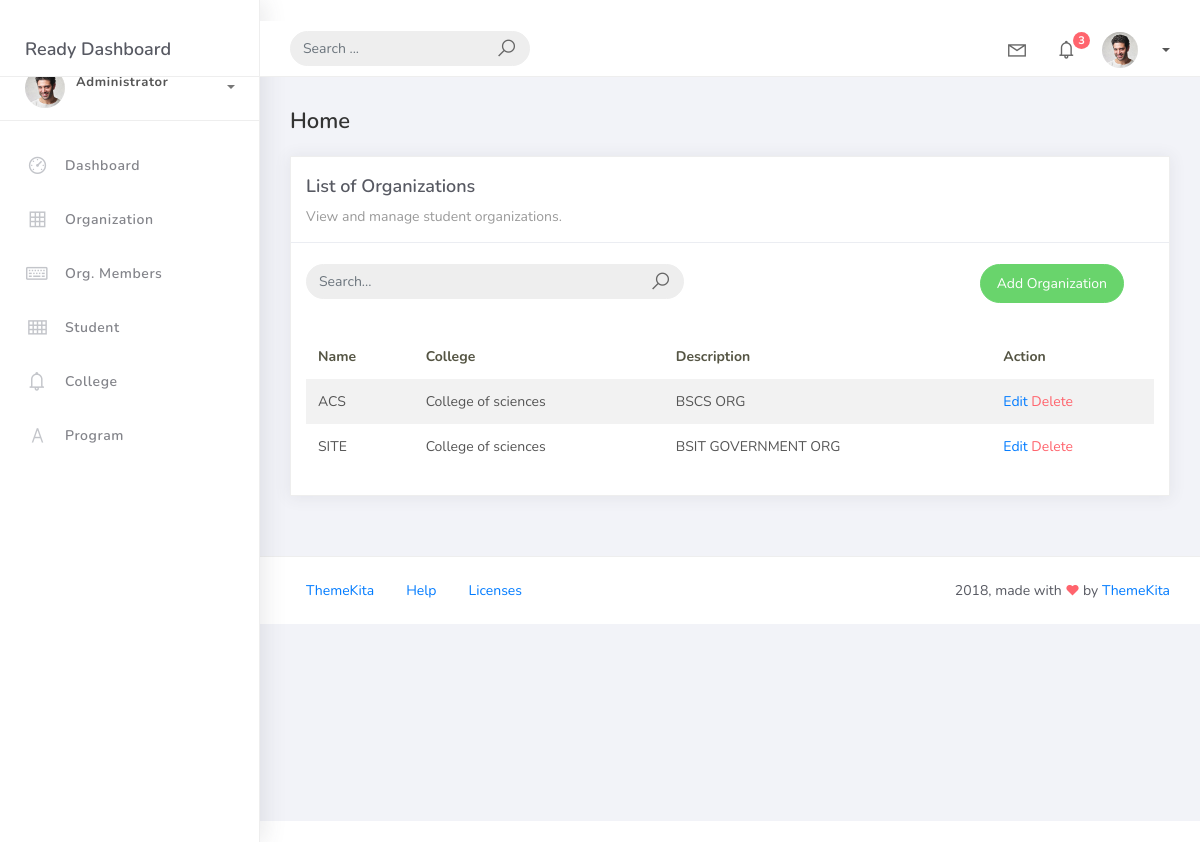
The page /organization_list on the database as committed earlier.
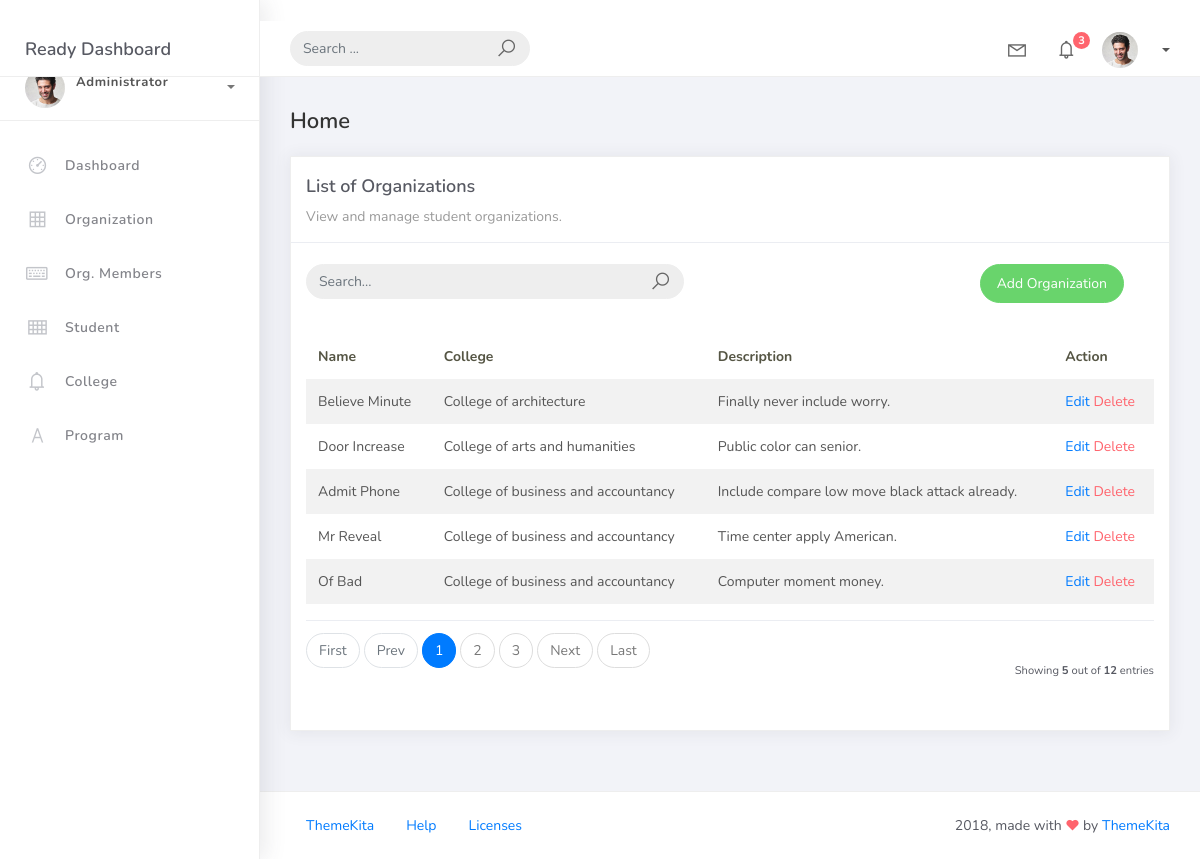
The same page on the database as committed later.
### studentorg/models.py (models this page shows, shortened)
class BaseModel(models.Model):
    created_at = models.DateTimeField(auto_now_add=True, db_index=True)
    updated_at = models.DateTimeField(auto_now=True)
    class Meta:
        abstract = True

class Organization(BaseModel):
    name = models.CharField(max_length=250)
    college = models.ForeignKey(
        College,
        null=True,
        blank=True,
        on_delete=models.CASCADE
    )
    description = models.CharField(max_length=500)

class College(BaseModel):
    college_name = models.CharField(max_length=150)
    def __str__(self):
        return self.college_name

### studentorg/views.py (the view)
# urls.py: path("organization_list", views.OrganizationList.as_view(), name="org_list"),
class OrganizationList(ListView):
    model = Organization
    context_object_name = "organization"
    template_name = "org_list.html"
    paginate_by = 5
    ordering = ["college__college_name", "name"]
    def get_queryset(self):
        qs = super().get_queryset()
        query = self.request.GET.get("q")
        if query:
            qs = qs.filter(
                Q(name__icontains=query) |
                Q(description__icontains=query)
                )
        return qs

### templates/org_list.html
{% extends "base.html" %} {% load static %} {% block content %}
<div class="content">
    <div class="container-fluid">
        <h4 class="page-title">Home</h4>
    <div class="row">
        <div class="col-md-12">
            <div class="card">
                <div class="card-header">
                    <div class="card-title">List of Organizations</div>
                    <div class="card-category">View and manage student organizations.</div>
                </div>
                <br />
                <div class="col-md-12 row">
                    <div class="col-md-6">
                        <form class="navbar-left navbar-form nav-search mr-md-3" action="{% url "organization-list" %}">
                            <div class="input-group">
                                <input type="text" placeholder="Search..." class="form-control" name="q" />
                                <div class="input-group-append">
                                    <span class="input-group-text">
                                        <i class="la la-search search-icon"></i>
                                    </span>
                                </div>
                            </div>
                        </form>
                    </div>
                    <div class="col-md-6">
                        <div class="pull-right">
                            <a href="{% url 'organization-add' %}" class="btn btn-success btn-rounded">
                                Add Organization
                            </a>
                        </div>
                    </div>
                </div>
                <div class="card-body">
                    <table class="table table-striped mt-3">
                        <thead>
                            <tr>
                                <th scope="col">Name</th>
                                <th scope="col">College</th>
                                <th scope="col">Description</th>
                                <th scope="col">Action</th>
                            </tr>
                        </thead>
                        <tbody>
                            {% for object in object_list %}
                            <tr>
                                <td>{{ object.name }}</td>
                                <td>{{ object.college }}</td>
                                <td>{{ object.description }}</td>
                                <td><a href="organization_list/{{ object.id }}">Edit</a>
                                    <a href="organization_list/{{ object.id }}/delete" class="text-danger">Delete</a>
                                </td>
                            </tr>
                            {% empty %}
                            <tr>
                                <td colspan="4" style="text-align: center;">
                                    <p class="text-sm font-weight-bold mb-0">No Records</p>
                                </td>
                            </tr>
                            {% endfor %}
                        </tbody>
                    </table>
                    {% include "includes/pagination.html" %}
                </div>
            </div>
        </div>
    </div>
</div>
</div>
{% endblock %}

Rows that differ between the two databases and show on the page:
no longer on this page (row unchanged): Organization: name "ACS", college "College of sciences", description "BSCS ORG"
no longer on this page (row unchanged): Organization: name "SITE", college "College of sciences", description "BSIT GOVERNMENT ORG"
added Organization: name "Believe Minute", college "College of architecture", description "Finally never include worry."
added Organization: name "Door Increase", college "College of arts and humanities", description "Public color can senior."
added Organization: name "Admit Phone", college "College of business and accountancy", description "Include compare low move black attack already."
added Organization: name "Mr Reveal", college "College of business and accountancy", description "Time center apply American."
added Organization: name "Of Bad", college "College of business and accountancy", description "Computer moment money."
Other text that changed with them:
{{ object_list.count }}: (not shown) → "5"
{{ paginator.count }}: (not shown) → "12"
text now shown: "First Prev Next Last Showing out of entries"
new list line: "1"
new list line: "2"
new list line: "3"
